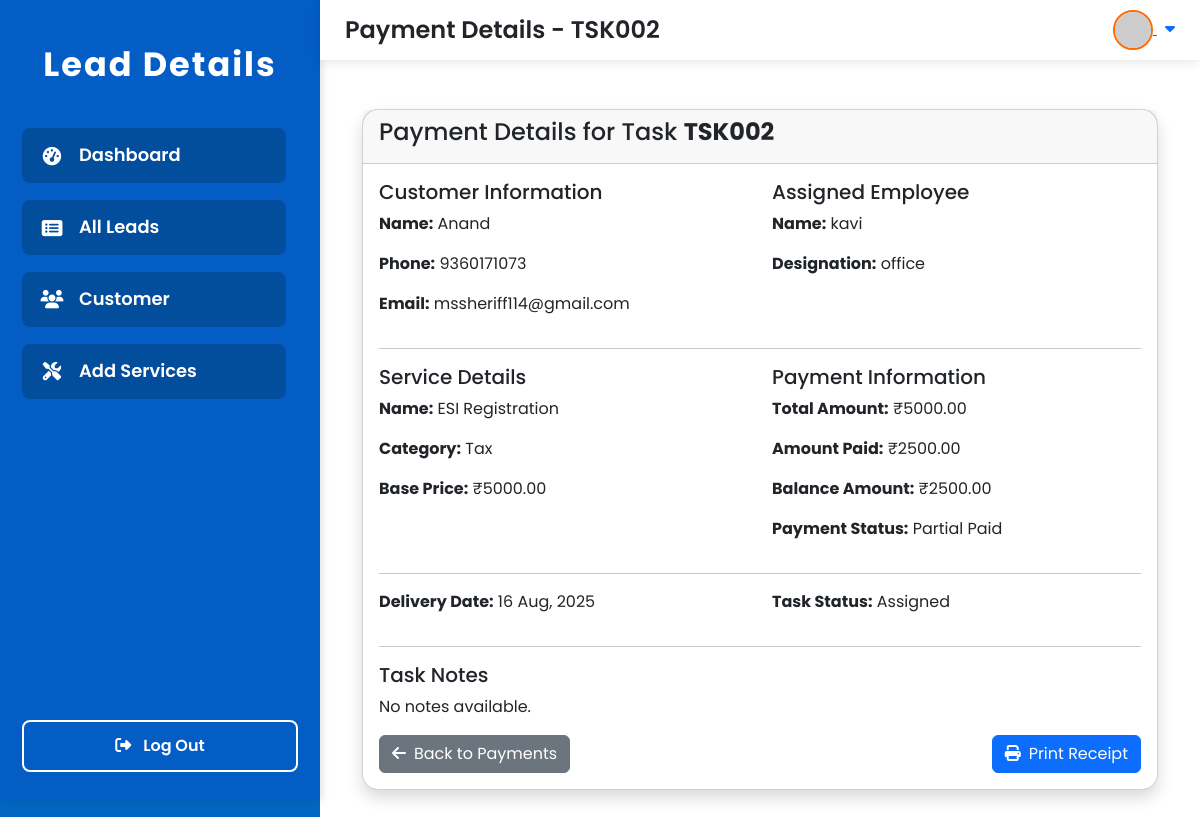
/payment/view/23/, run on the app's committed database.
### lead/models.py (models this page shows, shortened)
class Task(models.Model):
    PAYMENT_STATUS_CHOICES = [
        ('paid', 'Paid'),
        ('pending', 'Pending'),
        ('partial', 'Partial Paid'),
    ]
    TASK_STATUS_CHOICES = [
        ('assigned', 'Assigned'),
        ('in_progress', 'In Progress'),
        ('completed', 'Completed'),
        ('on_hold', 'On Hold'),
        ('cancelled', 'Cancelled'),
    ]
    task_id = models.CharField(max_length=20, unique=True, blank=True)
    assigned_to = models.ForeignKey(Employee, on_delete=models.CASCADE, related_name='assigned_tasks')
    customer_name = models.ForeignKey(Lead, on_delete=models.CASCADE, related_name='customer_tasks')
    service_name = models.ForeignKey(Service, on_delete=models.CASCADE, related_name='service_tasks')
    delivery_date = models.DateField()
    payment_amount = models.DecimalField(max_digits=10, decimal_places=2)
    amount_paid = models.DecimalField(max_digits=10, decimal_places=2, default=0)
    payment_status = models.CharField(max_length=10, choices=PAYMENT_STATUS_CHOICES, default='pending')
    balance_amount = models.DecimalField(max_digits=10, decimal_places=2, default=0.00, blank=True, null=True)
    task_notes = models.TextField(blank=True, null=True)
    task_status = models.CharField(max_length=15, choices=TASK_STATUS_CHOICES, default='assigned')
    created_at = models.DateTimeField(auto_now_add=True)
    updated_at = models.DateTimeField(auto_now=True)

class Lead(models.Model):
    LEAD_TYPE_CHOICES = [
    ('customer', 'Customer'),
    ('partner', 'Partner'),
    ('vendor', 'Vendor'),
    ('other', 'Other'),
]
    customer_id = models.CharField(max_length=50, unique=True)
    customer_name = models.CharField(max_length=200)
    mobile_no = models.CharField(max_length=15)
    father_name = models.CharField(max_length=200, blank=True, null=True)
    spouse_name = models.CharField(max_length=200, blank=True, null=True)
    mother_name = models.CharField(max_length=200, blank=True, null=True)
    aadhar_card_no = models.CharField(max_length=12, blank=True, null=True)
    pan_no = models.CharField(max_length=10, blank=True, null=True)
    company_name = models.CharField(max_length=200, blank=True, null=True)
    email_id = models.EmailField(blank=True, null=True)
    gst_no = models.CharField(max_length=15, blank=True, null=True)
    cin_no = models.CharField(max_length=21, blank=True, null=True)
    assigned_to = models.CharField(max_length=200, blank=True, null=True)
    delivery_date = models.DateField(blank=True, null=True)
    document_name = models.CharField(max_length=255, blank=True, null=True)  # Add this line
    upload_document = models.FileField(upload_to='documents', blank=True, null=True)
    note = models.TextField(blank=True, null=True)
    created_at = models.DateTimeField(auto_now_add=True)
    updated_at = models.DateTimeField(auto_now=True)
    lead_type = models.CharField(max_length=10, choices=LEAD_TYPE_CHOICES, default='lead')
    class Meta:
        ordering = ['-created_at']

class Employee(models.Model):
    employee_id = models.CharField(max_length=20, unique=True)
    employee_name = models.CharField(max_length=100)
    designation = models.CharField(max_length=60, default="none")
    phone_number = models.CharField(max_length=15)
    email = models.EmailField()
    address = models.TextField()
    username = models.CharField(max_length=50, unique=True, null=True, blank=True)
    password = models.CharField(max_length=128, null=True, blank=True)  # store hashed password

class Service(models.Model):
    CATEGORY_CHOICES = [
        ('Tax', 'Tax'),
        ('Registration', 'Registration'),
        ('Consultancy', 'Consultancy'),
        ('Filing', 'Filing'),
        ('Legal', 'Legal'),
    ]
    name = models.CharField(max_length=200)
    category = models.CharField(max_length=50, choices=CATEGORY_CHOICES)
    base_price = models.DecimalField(max_digits=10, decimal_places=2)
    description = models.TextField(blank=True, null=True)
    created_at = models.DateTimeField(auto_now_add=True)
    updated_at = models.DateTimeField(auto_now=True)
    class Meta:
        ordering = ['name']

### lead/views.py (the view)
# urls.py: path('payment/view/<int:payment_id>/', views.payment_view, name='payment_view'),
def payment_view(request, payment_id):
    payment = get_object_or_404(Task, id=payment_id)
    context = {
        'payment': payment,
    }
    return render(request, 'payment_view.html', context)

### lead/templates/payment_view.html (shortened to what this page needs)
{% extends 'base.html' %}
{% block page_title %}Payment Details - {{ payment.task_id }}{% endblock %}
{% block content %}
<div class="container my-4">
    <div class="card shadow rounded-4">
        <div class="card-header">
            <h4>Payment Details for Task <strong>{{ payment.task_id }}</strong></h4>
        </div>
        <div class="card-body">
            <div class="row mb-3">
                <div class="col-md-6">
                    <h5>Customer Information</h5>
                    <p><strong>Name:</strong> {{ payment.customer_name.customer_name }}</p>
                    <p><strong>Phone:</strong> {{ payment.customer_name.mobile_no }}</p>
                    <p><strong>Email:</strong> {{ payment.customer_name.email_id }}</p>
                </div>
                <div class="col-md-6">
                    <h5>Assigned Employee</h5>
                    <p><strong>Name:</strong> {{ payment.assigned_to.employee_name }}</p>
                    <p><strong>Designation:</strong> {{ payment.assigned_to.designation }}</p>
                </div>
            </div>
            <hr>
            <div class="row mb-3">
                <div class="col-md-6">
                    <h5>Service Details</h5>
                    <p><strong>Name:</strong> {{ payment.service_name.name }}</p>
                    <p><strong>Category:</strong> {{ payment.service_name.category }}</p>
                    <p><strong>Base Price:</strong> ₹{{ payment.service_name.base_price|floatformat:2 }}</p>
                </div>
                <div class="col-md-6">
                    <h5>Payment Information</h5>
                    <p><strong>Total Amount:</strong> ₹{{ payment.payment_amount|floatformat:2 }}</p>
                    <p><strong>Amount Paid:</strong> ₹{{ payment.amount_paid|floatformat:2 }}</p>
                    <p><strong>Balance Amount:</strong> ₹{{ payment.balance_amount|floatformat:2 }}</p>
                    <p><strong>Payment Status:</strong> {{ payment.get_payment_status_display }}</p>
                </div>
            </div>
            <hr>
            <div class="row mb-3">
                <div class="col-md-6">
                    <p><strong>Delivery Date:</strong> {{ payment.delivery_date|date:"d M, Y" }}</p>
                </div>
                <div class="col-md-6">
                    <p><strong>Task Status:</strong> {{ payment.get_task_status_display }}</p>
                </div>
            </div>
            <hr>
            <div class="mb-3">
                <h5>Task Notes</h5>
                <p>{{ payment.task_notes|default:"No notes available." }}</p>
            </div>
            <div class="d-flex justify-content-between">
                <a href="{% url 'payment_list' %}" class="btn btn-secondary">
                    <i class="fas fa-arrow-left me-2"></i>Back to Payments
                </a>
                <a href="{% url 'payment_receipt' payment.id %}" target="_blank" class="btn btn-primary">
                    <i class="fas fa-print me-2"></i>Print Receipt
                </a>
            </div>
        </div>
    </div>
</div>
{% endblock %}

### lead/templates/base.html (style rules this page uses)
:root { --menu-bg: #035dc5; --menu-highlight: #fe6902; --menu-item-bg: #024d9c; --menu-item-hover: #1677ff; --sidebar-width: 320px; --header-height: 60px; --transition-speed: 0.3s; }
html, body { height: 100%; margin: 0; padding: 0; font-family: 'Poppins', Arial, sans-serif; background: #0366c3; color: #4a4a4a; overflow-y: auto; }

### data on the page
Task: task_id "TSK002", customer_name.customer_name "Anand", customer_name.mobile_no "9360171073", customer_name.email_id "mssheriff114@gmail.com", assigned_to.employee_name "kavi", assigned_to.designation "office", service_name.name "ESI Registration", service_name.category "Tax", service_name.base_price "5000.00", payment_amount "5000.00", amount_paid "2500.00", balance_amount "2500.00", payment_status "Partial Paid", delivery_date "16 Aug, 2025", task_status "Assigned", task_notes "No notes available."
